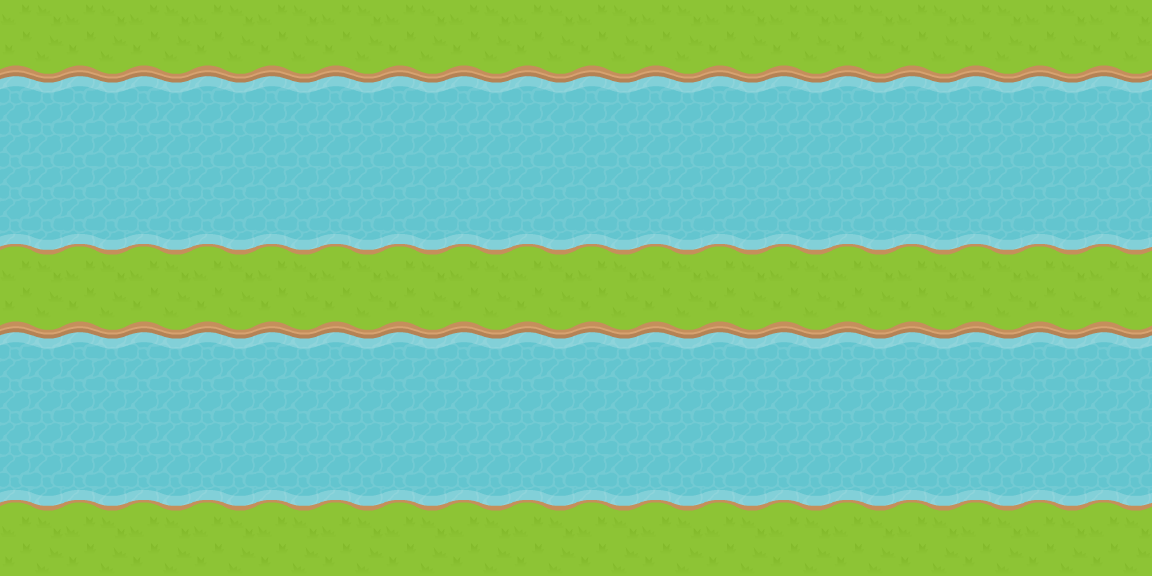

Below is a game level as drawn by its tile map, then a one-line description and the .tmx that defines it (tile-layer data replaced by summaries):
An orthogonal 18x9 tile map with 64x64 px tiles, 1 tile layer (Tile Layer 1).

<map version="1.0" orientation="orthogonal" width="18" height="9" tilewidth="64" tileheight="64">
 <tileset firstgid="1" name="set" tilewidth="64" tileheight="64">
  <image source="../Tilesets/river.png" width="128" height="128" />
  <tile id="0">
   <properties>
    <property name="ground" value="" />
   </properties>
  </tile>
  <tile id="2">
   <properties>
    <property name="water" value="" />
   </properties>
  </tile>
 </tileset>
 <layer name="Tile Layer 1" width="18" height="9">
  <data>[162 cells, 162 non-empty, 4 distinct tile ids]</data>
 </layer>
</map>